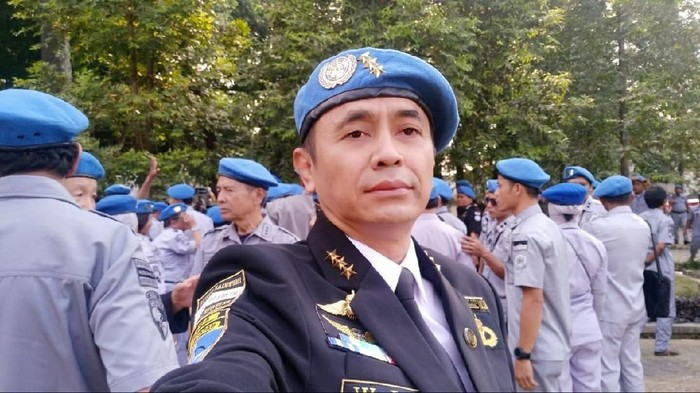
#> input picture image/image.jpeg, 700 x 393 px
$ python latihan.py
#> lines starting #> are read from the running program, lines starting #| are printed output that depends on the picture
import numpy
from PIL import Image

x = Image.open("image/image.jpeg")
#> x is the input picture: PIL image 700x393 RGB; mean R, G, B 121.1, 116.8, 118.5
y = numpy.asarray(x)
print(y)
#> (printed output is left out)
print(y.shape)
#| (393, 700, 3)
kolom, baris, dimensi = y.shape
#> kolom = 393; baris = 700; dimensi = 3
m = max(kolom, baris)
#> m = 700
z = numpy.zeros((m, m, 3), dtype = numpy.uint8)

for i in range(m - 340, m):
  for j in range(m):
    z[i, j] = [0, 0, 0]
#> z: shape (700, 700, 3); every value is 0

for i in range(90):
  for j in range(m):
    z[i, j] = [170, 150, 130]
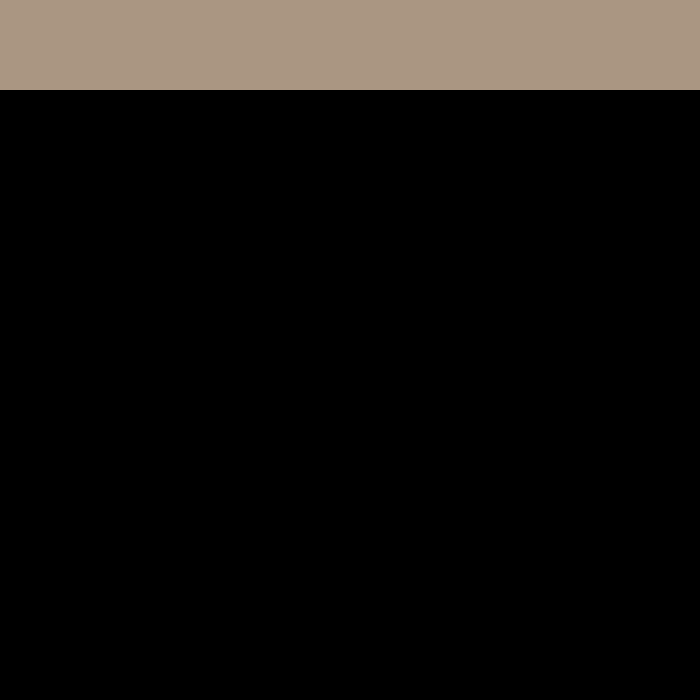
#> z: shape (700, 700, 3); mean of channels 0, 1, 2 21.9, 19.3, 16.7; drawn as R, G, B

for i in range(90, m - 340):
  for j in range(m):
    z[i, j] = y[i - 90, j]
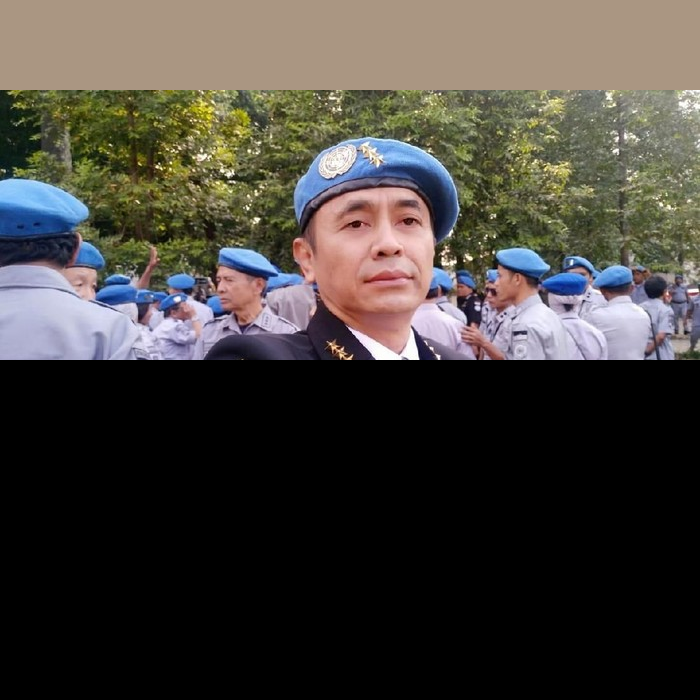
#> z: shape (700, 700, 3); mean of channels 0, 1, 2 68.4, 64.4, 58.9; drawn as R, G, B

gambar_square = Image.fromarray(z)
gambar_square.save("image_canges/img_square.jpeg")

gambar_awal = Image.open("image_canges/img_square.jpeg")
matriks_awal = numpy.asarray(gambar_awal)

p = 2; q = 3; iterasi = 1
matriks_enkrip = numpy.zeros(matriks_awal.shape, dtype = numpy.uint8)

for i in range(m):
  for j in range(m):
    x0 = i; y0 = j
    for k in range(iterasi):
      x = (x0 + p*y0)%m
      y = (q*x0 + y0*(p*q + 1))%m
      x0 = x; y0 = y
      matriks_enkrip [x0, y0] = matriks_awal[i, j]
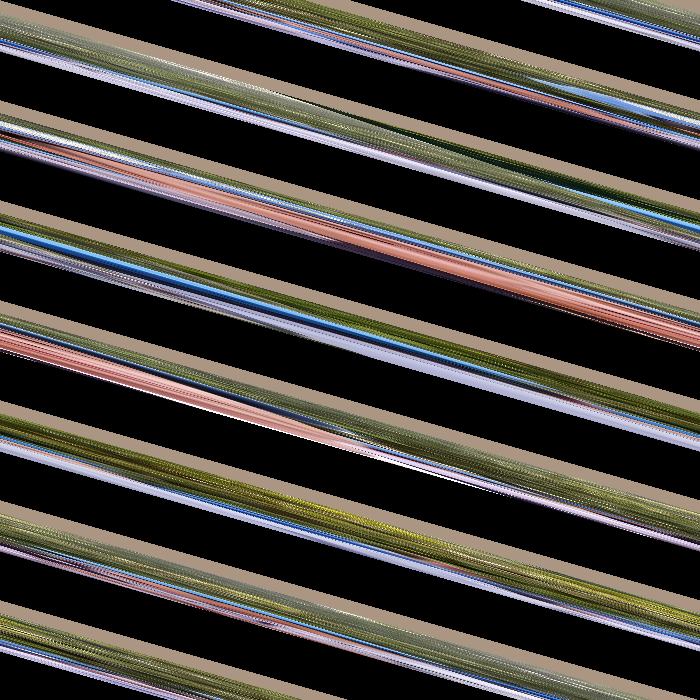
#> matriks_enkrip: shape (700, 700, 3); mean R, G, B 68.5, 64.4, 59
back1st = Image.fromarray(matriks_enkrip)
back1st.save("image_canges/img_encrypt.jpeg")

gambar_enkrip = Image.open("image_canges/img_encrypt.jpeg")
matriks_enkrip = numpy.asarray(gambar_enkrip)
matriks_dekryp = numpy.zeros(matriks_enkrip.shape, dtype = numpy.uint8)

for i in range(m):
  for j in range(m):
    x0 = i; y0 = i
    for k in range(iterasi):
      x = (x0*(p*q+1) - p*y0)%m
      y = (-q*x0 + y0)%m
      x0 = x; y0 = y
    matriks_dekryp [x0, y0] = matriks_enkrip [i, j]
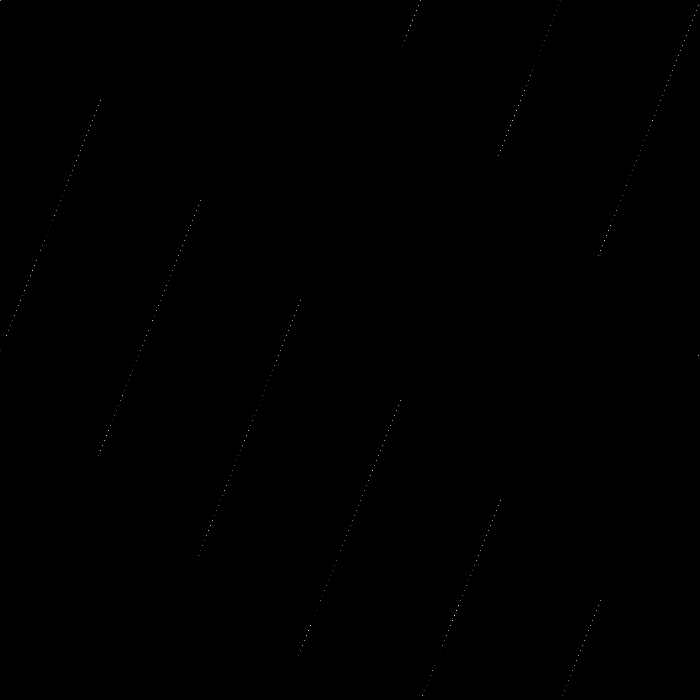
#> matriks_dekryp: shape (700, 700, 3); mean R, G, B 0.1, 0.1, 0.1
back2end = Image.fromarray(matriks_dekryp)
back2end.save("image_canges/img_decrypt.jpeg")
